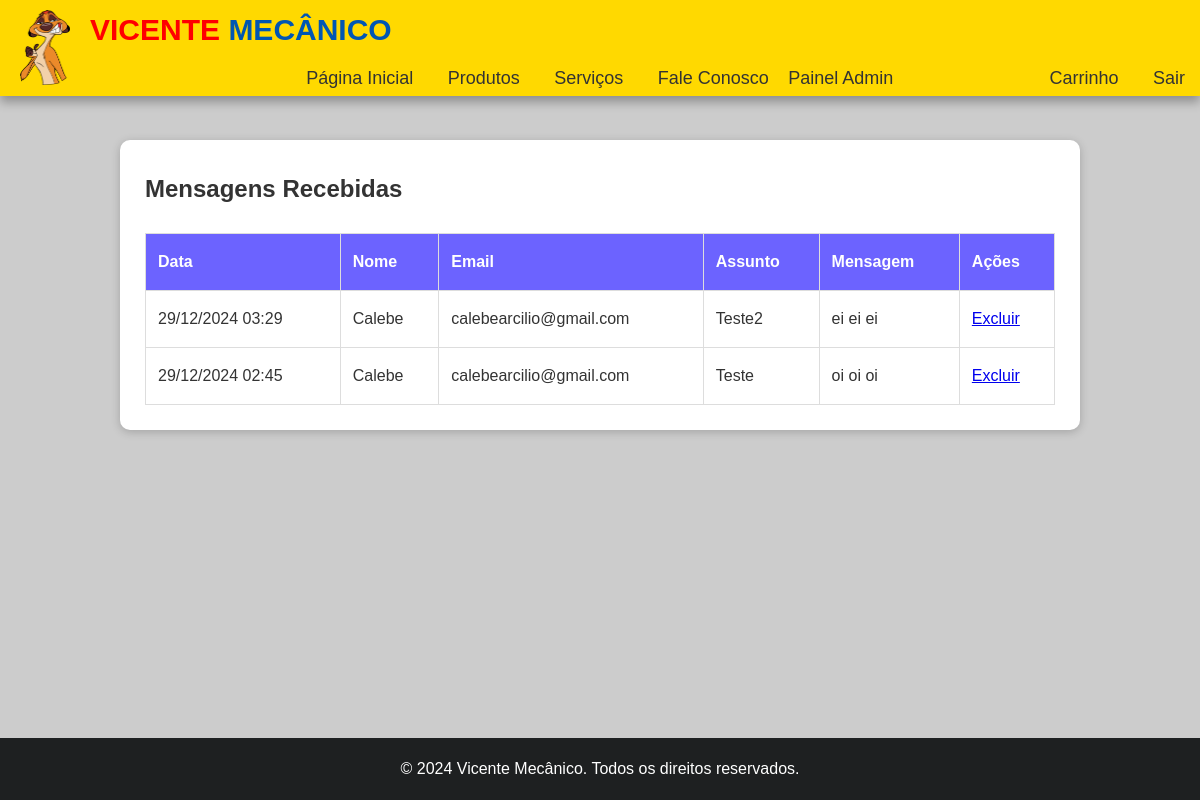
/index.php?pg=admin/mensagens (signed in), run on the app's committed database.
### tables this page shows
CREATE TABLE `mensagens` (
  `id` int(11) NOT NULL,
  `nome` varchar(255) NOT NULL,
  `email` varchar(255) NOT NULL,
  `assunto` varchar(255) DEFAULT NULL,
  `mensagem` text NOT NULL,
  `data_envio` timestamp NOT NULL DEFAULT current_timestamp()
);

### conteudos/admin/mensagens.php (the view, shortened to what this page needs)
<?php
include_once("config.inc.php");
$sql = "SELECT * FROM mensagens ORDER BY data_envio DESC";
$query = mysqli_query($conexao, $sql);
?>
<main class="container">
  <section id="admin">
    <h1>Mensagens Recebidas</h1>
    <table class="admin-table">
      <tr>
        <th>Data</th>
        <th>Nome</th>
        <th>Email</th>
        <th>Assunto</th>
        <th>Mensagem</th>
        <th>Ações</th>
      </tr>
      <?php while($mensagem = mysqli_fetch_array($query)): ?>
      <tr>
        <td><?= date('d/m/Y H:i', strtotime($mensagem['data_envio'])) ?></td>
        <td><?= htmlspecialchars($mensagem['nome']) ?></td>
        <td><?= htmlspecialchars($mensagem['email']) ?></td>
        <td><?= htmlspecialchars($mensagem['assunto']) ?></td>
        <td><?= nl2br(htmlspecialchars($mensagem['mensagem'])) ?></td>
        <td>
          <a href="?pg=admin/mensagens/excluir&id=<?= $mensagem['id'] ?>"
            onclick="return confirm('Tem certeza que deseja excluir esta mensagem?')">Excluir</a>
        </td>
      </tr>
      <?php endwhile; ?>
    </table>
  </section>

### styles/global.css (style rules this page uses)
* { margin: 0; padding: 0; box-sizing: border-box; }
body, html { font-family: Arial, sans-serif; color: #333; background-color: #cccccc; line-height: 2; height: 100%; }
main { padding-top: 10%; padding-bottom: 80px; position: relative; min-height: 100%; }
section { margin: 20px auto; width: 80%; padding: 25px; box-shadow: 0px 2px 10px rgba(0, 0, 0, 0.2); background-color: white; border-radius: 10px; margin-bottom: 80px; }

### styles/admin.css (style rules this page uses)
.admin-table { width: 100%; border-collapse: collapse; margin-top: 20px; }
.admin-table th, .admin-table td { padding: 12px; border: 1px solid #ddd; text-align: left; }
.admin-table th { background-color: #6c63ff; color: white; }

### data on the page
mensagens: data_envio "29/12/2024 03:29", nome "Calebe", email "calebearcilio@gmail.com", assunto "Teste2", mensagem "ei ei ei"
mensagens: data_envio "29/12/2024 02:45", nome "Calebe", email "calebearcilio@gmail.com", assunto "Teste", mensagem "oi oi oi"
